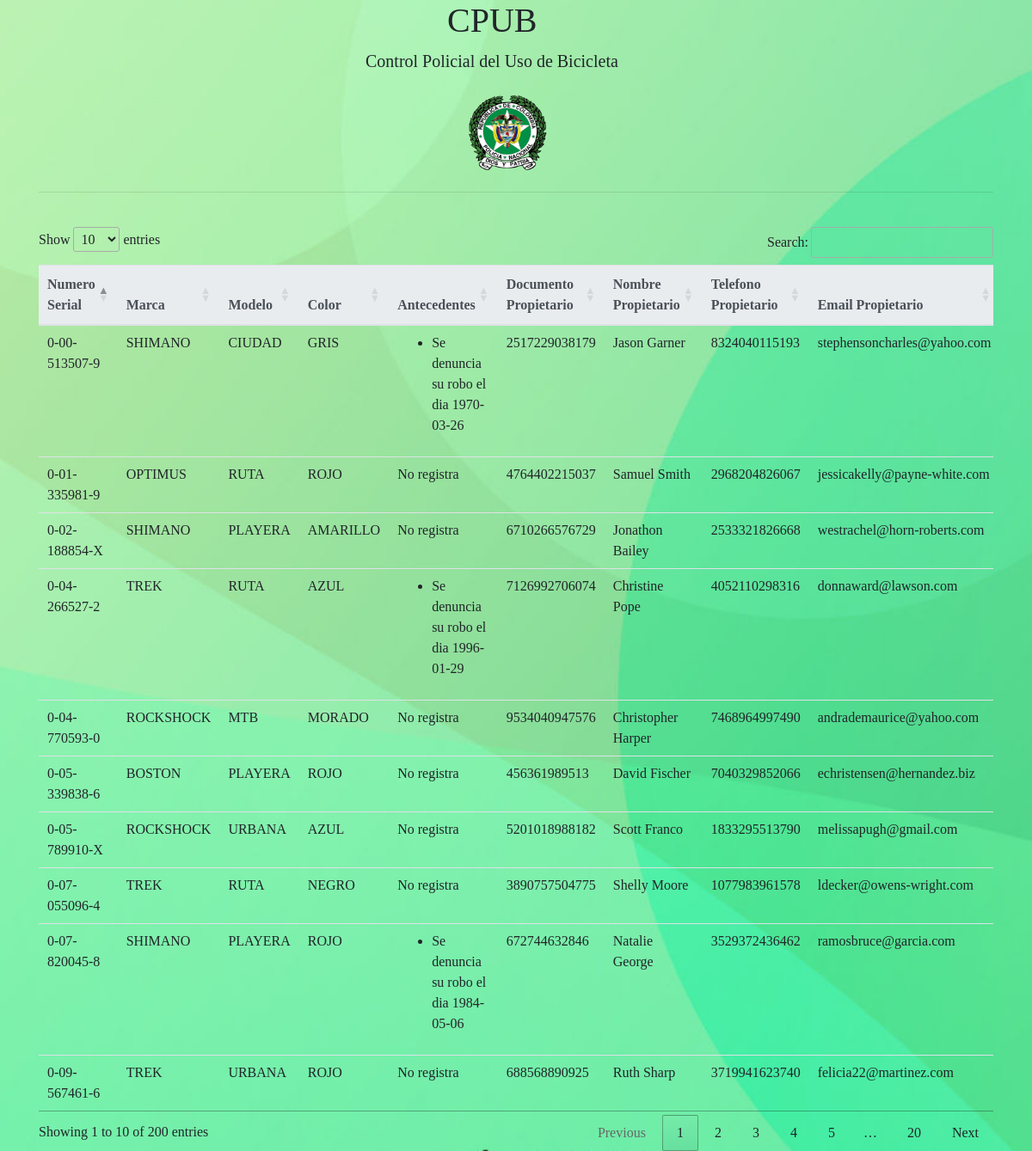
/listado, run on the app's committed database.
### tables this page shows
CREATE TABLE bicicleta(
                            serial text PRIMARY KEY,
                            marca text NOT NULL,
                            modelo text NOT NULL,
                            color text NOT NULL,
                            doc_propietario integer NOT NULL,
                            FOREIGN KEY (doc_propietario) REFERENCES propietario(documento)

                        );

CREATE TABLE antecedente(
                            id_antecente integer PRIMARY KEY AUTOINCREMENT,
                            serial text NOT NULL,
                            antecedente text NOT NULL,
                            FOREIGN KEY (serial) REFERENCES bicicleta(serial)
                            ON DELETE CASCADE
                        );

CREATE TABLE propietario(
                            documento integer PRIMARY KEY,
                            nombre_completo text NOT NULL,
                            telefono text NOT NULL,
                            email email NOT NULL
                        );

### app.py (the view)
@app.route('/listado', methods=["GET"])
def listado():
    bicicletas = []
    conn = sql.connect("database.db")
    c = conn.cursor()
    select_bicis = "SELECT bici.serial, bici.marca, bici.modelo, bici.color, prop.documento, prop.nombre_completo, prop.telefono, prop.email FROM bicicleta as bici INNER JOIN propietario as prop ON bici.doc_propietario = prop.documento"
    c.execute(select_bicis)
    records = c.fetchall()
    for record in records:
        antecedentes=[]
        bicicleta = {
            "serial": record[0],
            "marca": record[1],
            "modelo": record[2],
            "color": record[3],
            "documento": record[4],
            "nombre": record[5],
            "telefono": record[6],
            "email": record[7],
        }
        select_antecendentes = "SELECT antecedente FROM antecedente WHERE serial = '{}'".format(record[0])
        c.execute(select_antecendentes)
        records = c.fetchall()
        for antecendente in records:
            antecedentes.insert(0, antecendente[0])
        bicicleta["antecedentes"] = antecedentes
        bicicletas.insert(0,bicicleta)
        print(bicicletas)
    return render_template("listado.html", bicicletas= bicicletas)

### templates/listado.html (shortened to what this page needs)
<!doctype html>
<html lang="en">
<head>
    <link rel="stylesheet" href="https://stackpath.bootstrapcdn.com/bootstrap/4.3.1/css/bootstrap.min.css"
>
    <link rel="stylesheet" type="text/css" href="https://cdn.datatables.net/1.10.20/css/jquery.dataTables.css">
</head>
<body>
    <div class="bg container">
        <div class="row">
            <div class="col-md-4 offset-md-5 offset-3">
                <h1>
                    CPUB
                </h1>
            </div>
        </div>
        <div class="row">
            <div class="col-md-4 offset-md-4 offset-1">
                <p class="lead">Control Policial del Uso de Bicicleta</p>
            </div>
        </div>
        <div class="row">
            <div class="col-md-4 offset-md-5 offset-3">
                <a href="/">
                    <img src="static/images/logo_policia_nacional.png" width="140" height="105">
                </a>
            </div>
        </div>
        <hr>
        {% if bicicletas %}
        <br>
        <div class="row" id="table-info">
            <div class="col-md-12 ">
                <table id="table_id" class="table datatable table-responsive">
                    <thead class="thead-light">
                        <tr>
                            <th>
                                Numero Serial
                            </th>
                            <th>
                                Marca
                            </th>
                            <th>
                                Modelo
                            </th>
                            <th>
                                Color
                            </th>
                            <th>
                                Antecedentes
                            </th>
                            <th>
                                Documento Propietario
                            </th>
                            <th>
                                Nombre Propietario
                            </th>
                            <th>
                                Telefono Propietario
                            </th>
                            <th>
                                Email Propietario
                            </th>
                        </tr>
                    </thead>
                    <tbody>
                        {% for bicicleta in bicicletas %}
                        <tr>
                            <td id="serial_table">
                                {{bicicleta.serial}}
                            </td>
                            <td id="marca">
                                {{bicicleta.marca}}
                            </td>
                            <td id="modelo">
                                {{bicicleta.modelo}}
                            </td>
                            <td id="color">
                                {{bicicleta.color}}
                            </td>
                            <td id="antecedentes">
                                {% if bicicleta.antecedentes %}
                                <ul>
                                    {% for antecedente in bicicleta.antecedentes %}
                                    <li type="disc">{{antecedente}}</li>
                                    {% endfor %}
                                </ul>
                                {% else %}
                                No registra
                                {% endif %}
                            </td>
                            <td id="documento">
                                {{bicicleta.documento}}
                            </td>
                            <td id="nombre">
                                {{bicicleta.nombre}}
                            </td>
                            <td id="telefono">
                                {{bicicleta.telefono}}
                            </td>
                            <td id="email">
                                {{bicicleta.email}}
                            </td>
                        </tr>
                        {% endfor %}
                    </tbody>
                </table>
            </div>
        </div>
        {% endif %}
    </div>
</body>
</html>

### templates/listado.html (style rules this page uses)
body, html { height: 100%; margin: 0; }
body { background-image: url("static/images/fondo.jpg"); background-position: center center; background-repeat: no-repeat; background-attachment: fixed; background-size: cover; background-color: #464646; }
body { font-family: Verdana; font-family: 'PT Sans'; }

### data on the page
bicicleta: serial "0-07-820045-8", marca "SHIMANO", modelo "PLAYERA", color "ROJO", documento "672744632846", nombre "Natalie George", telefono "3529372436462", email "ramosbruce@garcia.com"
antecedente: antecedente "Se denuncia su robo el dia 1984-05-06"
bicicleta: serial "0-05-789910-X", marca "ROCKSHOCK", modelo "URBANA", color "AZUL", shows "No registra", documento "5201018988182", nombre "Scott Franco", telefono "1833295513790", email "melissapugh@gmail.com"
bicicleta: serial "0-02-188854-X", marca "SHIMANO", modelo "PLAYERA", color "AMARILLO", shows "No registra", documento "6710266576729", nombre "Jonathon Bailey", telefono "2533321826668", email "westrachel@horn-roberts.com"
bicicleta: serial "0-09-567461-6", marca "TREK", modelo "URBANA", color "ROJO", shows "No registra", documento "688568890925", nombre "Ruth Sharp", telefono "3719941623740", email "felicia22@martinez.com"
bicicleta: serial "0-00-513507-9", marca "SHIMANO", modelo "CIUDAD", color "GRIS", documento "2517229038179", nombre "Jason Garner", telefono "8324040115193", email "stephensoncharles@yahoo.com"
antecedente: antecedente "Se denuncia su robo el dia 1970-03-26"
bicicleta: serial "0-05-339838-6", marca "BOSTON", modelo "PLAYERA", color "ROJO", shows "No registra", documento "456361989513", nombre "David Fischer", telefono "7040329852066", email "echristensen@hernandez.biz"
bicicleta: serial "0-01-335981-9", marca "OPTIMUS", modelo "RUTA", color "ROJO", shows "No registra", documento "4764402215037", nombre "Samuel Smith", telefono "2968204826067", email "jessicakelly@payne-white.com"
bicicleta: serial "0-04-266527-2", marca "TREK", modelo "RUTA", color "AZUL", documento "7126992706074", nombre "Christine Pope", telefono "4052110298316", email "donnaward@lawson.com"
antecedente: antecedente "Se denuncia su robo el dia 1996-01-29"
bicicleta: serial "0-04-770593-0", marca "ROCKSHOCK", modelo "MTB", color "MORADO", shows "No registra", documento "9534040947576", nombre "Christopher Harper", telefono "7468964997490", email "andrademaurice@yahoo.com"
bicicleta: serial "0-07-055096-4", marca "TREK", modelo "RUTA", color "NEGRO", shows "No registra", documento "3890757504775", nombre "Shelly Moore", telefono "1077983961578", email "ldecker@owens-wright.com"
